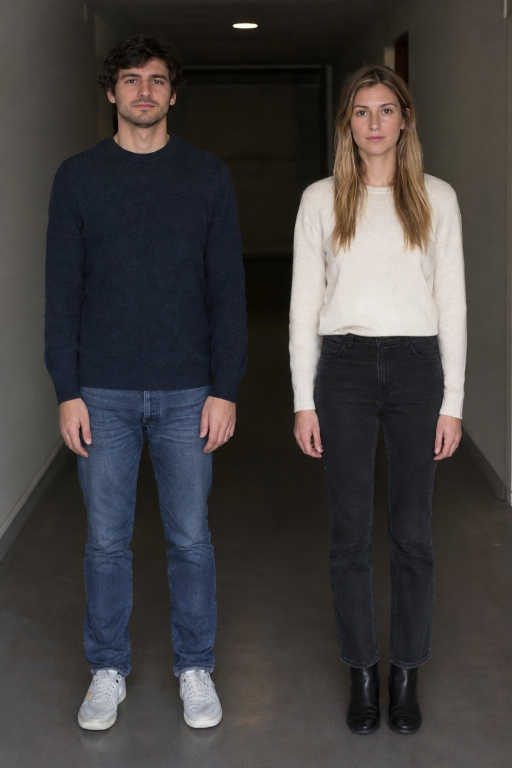
#> input picture scripts/test/people.jpg, 1024 x 1536 px, found by its file name (shown at 1/2 size)
$ python make_fake_camera.py
#> lines starting #> are read from the running program, lines starting #| are printed output that depends on the picture
#!/usr/bin/env python3
"""
Builds an MJPEG clip used as a *fake webcam* for automated end-to-end testing
(Chrome flag --use-file-for-fake-video-capture=clip.mjpeg).

Timeline (30 fps, loops): 0-3s empty hallway, 3-23s two people moving, 23-30s empty.
"""
import io
import math
import sys
from PIL import Image, ImageFilter

src = Image.open(sys.argv[1] if len(sys.argv) > 1 else "scripts/test/people.jpg").convert("RGB")
#> src is the input picture: PIL image 1024x1536 RGB; mean R, G, B 65.6, 62.4, 61.8
out = sys.argv[2] if len(sys.argv) > 2 else "/tmp/fake_camera.mjpeg"
W, H = 720, 1280
base = src.resize((int(src.width * H / src.height), H))
empty = base.filter(ImageFilter.GaussianBlur(60))  # no recognisable people
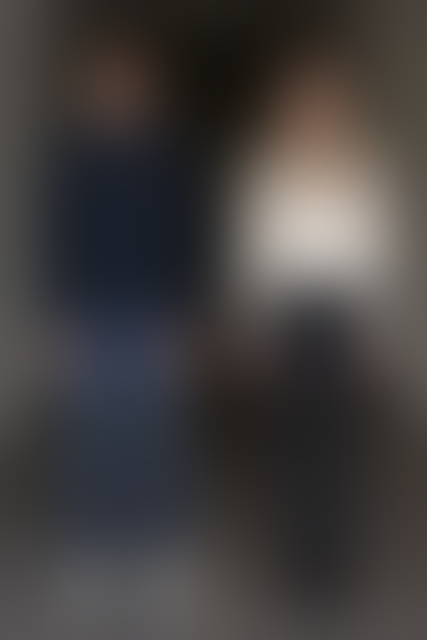
#> empty: PIL image 853x1280 RGB (shown at 1/2 size); mean R, G, B 66.2, 63, 62.4

with open(out, "wb") as f:
    for i in range(900):
        frame = Image.new("RGB", (W, H))
        if 90 <= i < 690:
            dx = int(math.sin((i - 90) / 60) * 60)
            frame.paste(base, ((W - base.width) // 2 + dx, 0))
        else:
            frame.paste(empty, ((W - empty.width) // 2, 0))
        buf = io.BytesIO()
        frame.save(buf, "JPEG", quality=70)
        f.write(buf.getvalue())
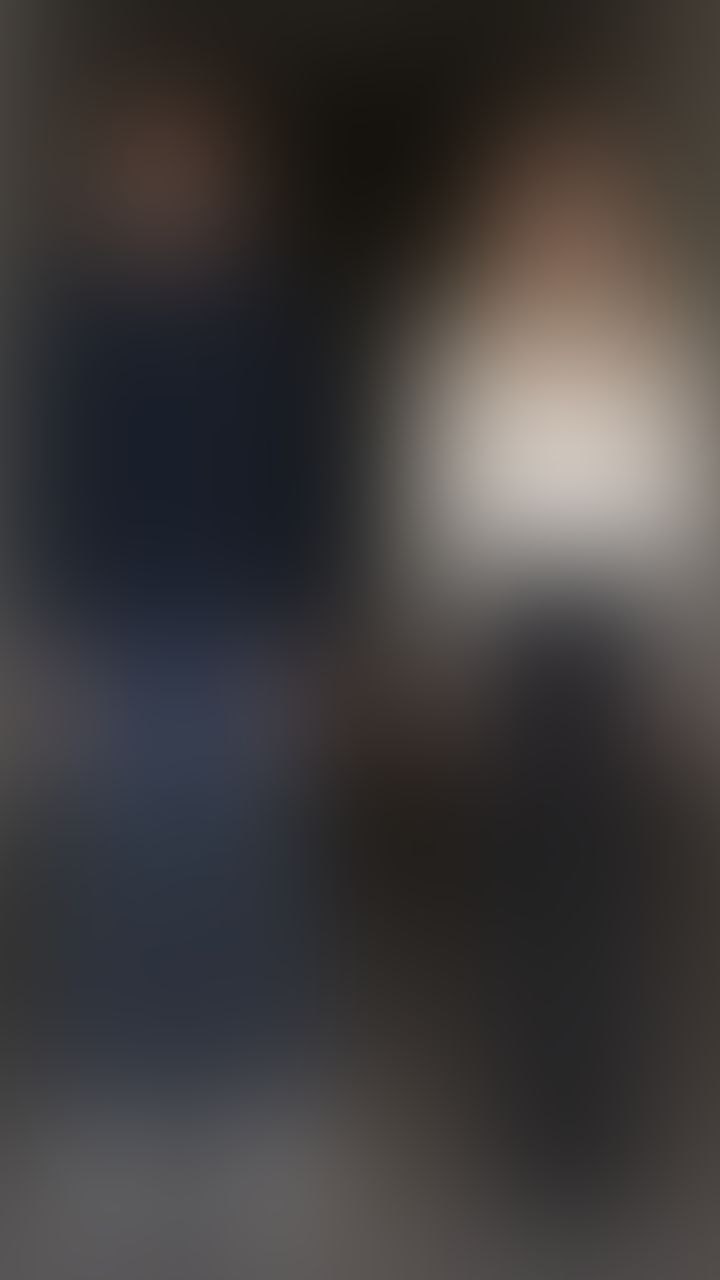
#> frame: PIL image 720x1280 RGB; mean R, G, B 64.1, 61, 61
print("wrote", out)
